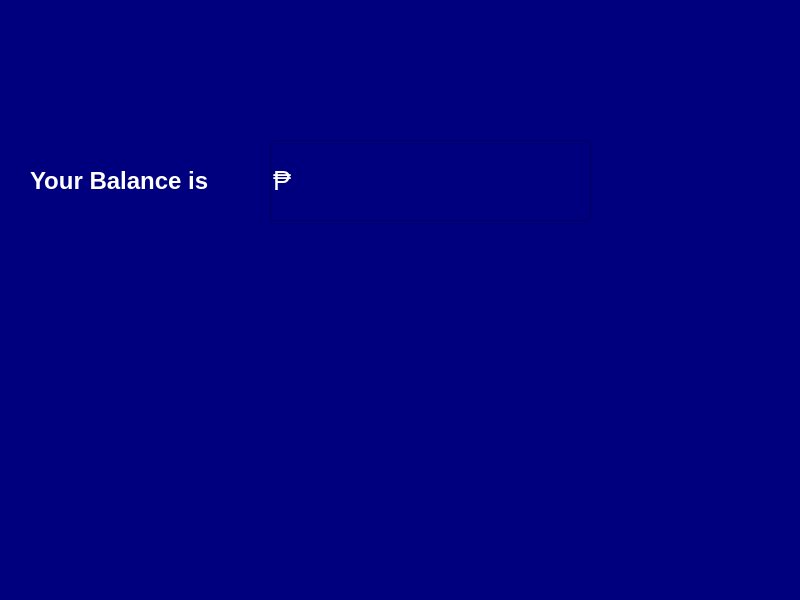
<?xml version="1.0" encoding="UTF-8"?>
<ui version="4.0">
 <class>balance_inquiry_window</class>
 <widget class="QMainWindow" name="balance_inquiry_window">
  <property name="geometry">
   <rect>
    <x>0</x>
    <y>0</y>
    <width>800</width>
    <height>600</height>
   </rect>
  </property>
  <property name="windowTitle">
   <string>Balance Inquiry</string>
  </property>
  <property name="styleSheet">
   <string notr="true">background-color: rgb(0, 0, 127);</string>
  </property>
  <widget class="QWidget" name="centralwidget">
   <widget class="QLabel" name="balance_label">
    <property name="geometry">
     <rect>
      <x>30</x>
      <y>140</y>
      <width>201</width>
      <height>81</height>
     </rect>
    </property>
    <property name="font">
     <font>
      <pointsize>18</pointsize>
      <weight>75</weight>
      <bold>true</bold>
     </font>
    </property>
    <property name="styleSheet">
     <string notr="true">color: rgb(255, 255, 255);</string>
    </property>
    <property name="text">
     <string>Your Balance is</string>
    </property>
   </widget>
   <widget class="QLabel" name="log_label">
    <property name="geometry">
     <rect>
      <x>690</x>
      <y>10</y>
      <width>101</width>
      <height>91</height>
     </rect>
    </property>
    <property name="text">
     <string/>
    </property>
    <property name="pixmap">
     <pixmap>../images/Bank logo 1.png</pixmap>
    </property>
   </widget>
   <widget class="QLineEdit" name="input_deposit">
    <property name="geometry">
     <rect>
      <x>270</x>
      <y>140</y>
      <width>321</width>
      <height>81</height>
     </rect>
    </property>
    <property name="font">
     <font>
      <pointsize>20</pointsize>
     </font>
    </property>
    <property name="styleSheet">
     <string notr="true">color: rgb(255, 255, 255);
selection-background-color: rgb(85, 170, 255);</string>
    </property>
    <property name="text">
     <string>₱</string>
    </property>
   </widget>
  </widget>
  <widget class="QStatusBar" name="statusbar"/>
 </widget>
 <resources/>
 <connections/>
</ui>
